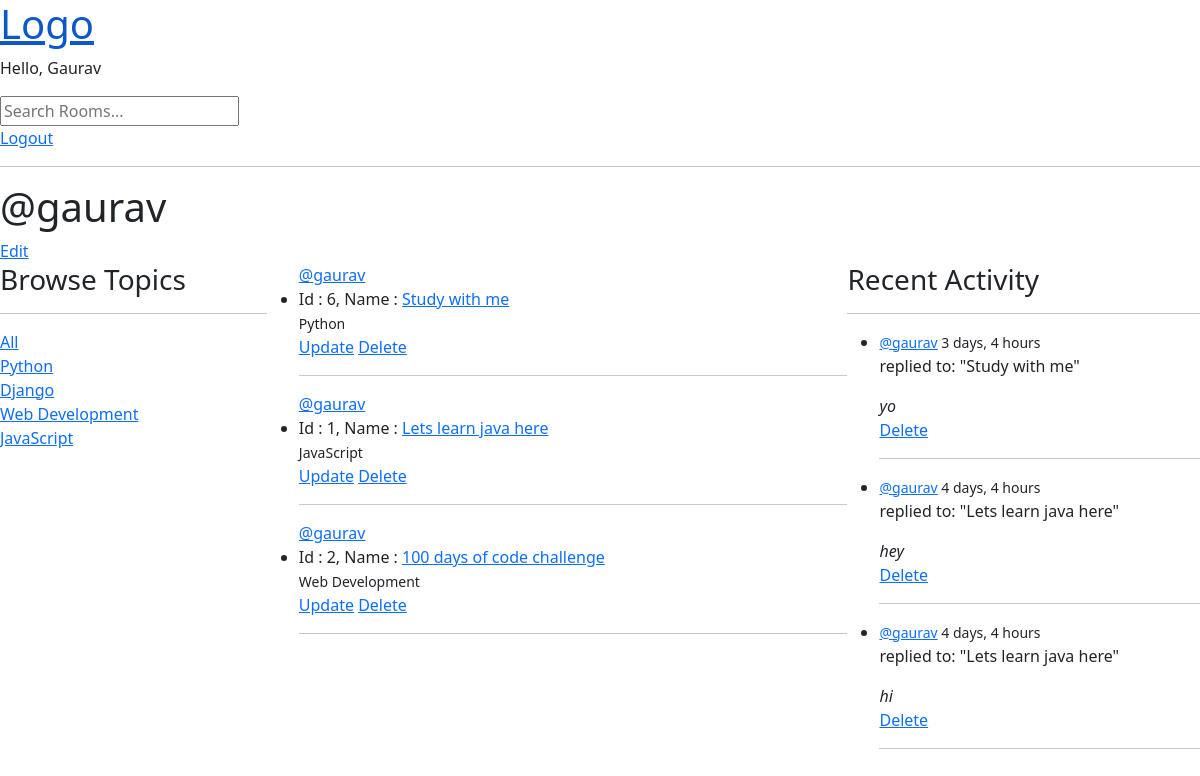
The app's page /user-profile/1/ (signed in) with its own data.
### base/models.py (models this page shows, shortened)
class Topic(models.Model):
    name = models.CharField(max_length=200)

class Room(models.Model):
    host = models.ForeignKey(User, on_delete=models.CASCADE)
    topic = models.ForeignKey(Topic, on_delete=models.SET_NULL, null=True)
    name = models.CharField(max_length=200)
    description = models.TextField(null=True, blank=True)
    participants = models.ManyToManyField(User, related_name='participants', blank=True)
    updated = models.DateTimeField(auto_now=True)
    created = models.DateTimeField(auto_now_add=True)
    class Meta:
        ordering = ['-updated', '-created']
    def __str__(self):
        return self.name

class Message(models.Model):
    user = models.ForeignKey(User, on_delete=models.CASCADE)
    room = models.ForeignKey(Room, on_delete=models.CASCADE)
    body = models.TextField()
    updated = models.DateTimeField(auto_now=True)
    created = models.DateTimeField(auto_now_add=True)
    class Meta:
        ordering = ['-updated', '-created']

### base/views.py (the view)
# urls.py: path('user-profile/<str:pk>/', views.user_profile, name='profile'),
def user_profile(request, pk):
    user = User.objects.get(id=pk)
    rooms = user.room_set.all()
    room_message = user.message_set.all()[:4]
    topics = Topic.objects.all()
    context = {'user': user,
               'rooms': rooms,
               'recent_messages': room_message,
               'topics': topics,
               }
    return render(request, 'base/profile.html', context)

### base/templates/base/profile.html
{% extends 'main.html' %}
{% load static %}
{% block style %}
    <link rel="stylesheet" href="{% static 'base/home.css' %}">
{% endblock style %}
{% block content %}
<h1>@{{ user }}</h1>
<a href="{% url 'update-profile' %}">Edit</a>
<div class="profile-container">
    <div class="browse">
        {% include 'base/topic_component.html' %}
    </div>
    <div class="rooms">
        {% include 'base/feed_component.html' %}
    </div>
    <div class="recent-activity">
        {% include 'base/activity_component.html' %}
    </div>
</div>
{% endblock content %}

### templates/navbar.html
<a href="{% url 'home' %}">
    <h1>Logo</h1>
</a>
<p>Hello, {{ request.user.username|title }}</p>
<div>
    <form action="{% url 'home' %}" method="get">
        <input type="text" name="q" placeholder="Search Rooms...">
    </form>
</div>
<div>
    {% if request.user.is_authenticated %}
        <a href="{% url 'logout' %}">Logout</a>
    {% else %}
        <a href="{% url 'login' %}">Login</a>
    {% endif%}
</div>
<hr>

### base/templates/base/topic_component.html
<h3>Browse Topics</h3>
<hr>
<div>
    <a href="{% url 'home'%}">All</a>
</div>
{% for topic in topics%}
    <div>
        <a href="{% url 'home'%}?q={{topic.name}}">{{topic.name}}</a>
    </div>
{% endfor %}

### base/templates/base/feed_component.html
<div>
    {% for room in rooms%}
        <ul>
            <span><a href="{% url 'profile' room.host.id %}">@{{ room.host.username }}</a></span>
            <li>Id : {{ room.id }}, Name : <a href="{% url 'room' room.id%}">{{ room.name }}</a></li>
            <small>{{ room.topic.name }}</small>
            <br>
            {% if request.user == room.host %}
                <a href="{% url 'update-room' room.id %}">Update</a>
                <a href="{% url 'delete-room' room.id %}">Delete</a>
            {% endif %}
            <hr>
        </ul>
    {% endfor %}
</div>

### base/templates/base/activity_component.html
<h3>Recent Activity</h3>
<hr>
<ul>
    {% for message in recent_messages %}
        <li>
            <small><a href="{% url 'profile' message.user.id %}">@{{message.user}}</a> {{message.created|timesince}}</small>
            <p>replied to: "{{message.room}}"</p>
            <em>{{message.body|truncatewords:15}}</em>
            {% if request.user == message.user %}
                <br><a href="{% url 'delete-message' message.id%}">Delete</a>
            {% endif %}
            <hr>
        </li>
    {% endfor %}
</ul>

### static/styles/main.css (style rules this page uses)
body { background-color: #1e1e2f; color: #e6e6e6; font-family: "Segoe UI", Roboto, sans-serif; }

### base/static/base/home.css (style rules this page uses)
.home-container, .profile-container { display: flex; flex-direction: row; }
.browse { flex: 1 1 auto; }
.rooms { flex: 3 3 auto; }
.recent-activity { flex: 1 1 auto; }

### records on screen
Topic: name "Python"
Topic: name "Django"
Topic: name "Web Development"
Topic: name "JavaScript"
Room: host.username "gaurav", id "6", name "Study with me", topic.name "Python", shows "Update"
Room: host.username "gaurav", id "1", name "Lets learn java here", topic.name "JavaScript", shows "Update"
Room: host.username "gaurav", id "2", name "100 days of code challenge", topic.name "Web Development", shows "Update"
Message: user "gaurav", created "3 days, 4 hours", room "Study with me", body "yo", shows "Delete"
Message: user "gaurav", created "4 days, 4 hours", room "Lets learn java here", body "hey", shows "Delete"
Message: user "gaurav", created "4 days, 4 hours", room "Lets learn java here", body "hi", shows "Delete"

### other values on screen
{{ request.user.username|title }} "Gaurav"
{{ user }} "gaurav"
